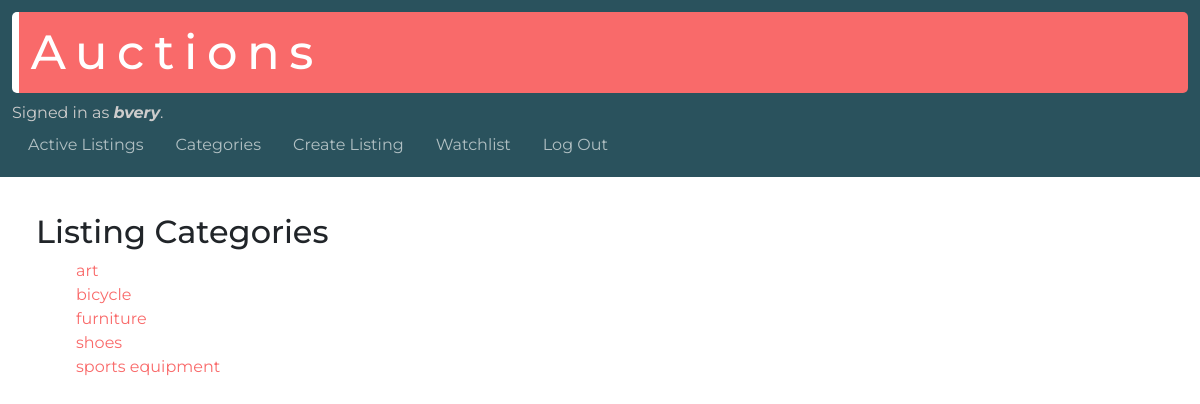
The app's page /listing-categories (signed in) with its own data.
### auctions/models.py (models this page shows, shortened)
class User(AbstractUser):
  watchlist = models.ManyToManyField('Listing', blank=True, related_name="watched")

class Listing(models.Model):
  user = models.ForeignKey(User, on_delete=models.CASCADE, related_name="listings")
  title = models.CharField(max_length=64)
  price = models.DecimalField(max_digits=8, decimal_places=2)
  description = models.TextField(max_length=256)
  date = models.DateTimeField(auto_now_add=True)
  photo = models.URLField(max_length=200, blank=True)
  category = models.CharField(max_length=32, blank=True)
  status = models.BooleanField(default=True)

### auctions/views.py (the view)
# urls.py: path("listing-categories", views.listing_categories, name="listing-categories"),
def listing_categories(request):
  categories = []
  listings = Listing.objects.filter(status=True).exclude(category="")
  for listing in listings:
    if listing.category not in categories:
      categories.append(listing.category)
  categories.sort()
  return render(request, "auctions/listing-categories.html", {
    "categories": categories
  })

### auctions/templates/auctions/listing-categories.html
{% extends "auctions/layout.html" %}
{% block body %}
  <h2>Listing Categories</h2>
  <ul>
    {% for category in categories %}
      <li><a href="{% url 'category' category %}">{{ category }}</a></li>
    {% endfor %}
  </ul>
{% endblock %}

### auctions/templates/auctions/layout.html (shortened to what this page needs)
{% load static %}
<!DOCTYPE html>
<html lang="en">
    <head>
        <link rel="stylesheet" href="https://stackpath.bootstrapcdn.com/bootstrap/4.4.1/css/bootstrap.min.css">
        <link href="{% static 'auctions/styles.css' %}" rel="stylesheet">
    </head>
    <body>
      <header>
        <h1>Auctions</h1>
        <div class="authentication-message">
            {% if user.is_authenticated %}
                Signed in as <strong class="italic">{{ user.username }}</strong>.
            {% else %}
                Not signed in.
            {% endif %}
        </div>
        <ul class="nav">
            <li class="nav-item">
                <a class="nav-link" href="{% url 'index' %}">Active Listings</a>
            </li>
            <li class="nav-item">
              <a class="nav-link" href="{% url 'listing-categories' %}">Categories</a>
            </li>
            {% if user.is_authenticated %}
                <li class="nav-item">
                    <a class="nav-link" href="{% url 'create-listing' %}">Create Listing</a>
                </li>
                <li class="nav-item">
                  <a class="nav-link" href="{% url 'watchlist' %}">Watchlist</a>
                </li>
                <li class="nav-item">
                    <a class="nav-link" href="{% url 'logout' %}">Log Out</a>
                </li>
            {% endif %}
        </ul>
      </header>
      <main>
        {% block body %}
        {% endblock %}
      </main>
    </body>
</html>

### auctions/static/auctions/styles.css (style rules this page uses)
body { font-family: 'Montserrat', sans-serif; }
header { padding: 1%; background-color: #2a525d; }
main { padding: 3%; }
h1, h2 { font-weight: 500; }
h1 { font-size: 3em; letter-spacing: .2em; color: #ffffff; background-color: #f96a6a; padding: 1%; border-left: solid 7px #ffffff; border-radius: 5px; }
.authentication-message { color: #cdcccc; }
.italic { font-style: italic; }
li { list-style-type: none; }
ul.nav a { color: #b1c0c3; }
h3 a, li a, p a { color: #f96a6a; }

### records on screen
User: username "bvery"
Listing: categories "art"
Listing: categories "bicycle"
Listing: categories "furniture"
Listing: categories "shoes"
Listing: categories "sports equipment"
